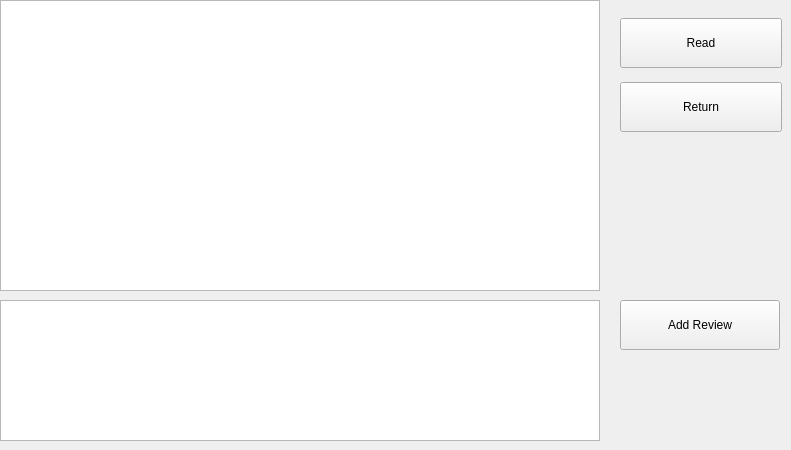
      <widget class="QWidget" name="user_inventory_tab">
       <attribute name="title">
        <string>Inventory</string>
       </attribute>
       <widget class="QGroupBox" name="groupBox">
        <property name="geometry">
         <rect>
          <x>-300</x>
          <y>90</y>
          <width>120</width>
          <height>80</height>
         </rect>
        </property>
        <property name="title">
         <string>GroupBox</string>
        </property>
       </widget>
       <widget class="QTableWidget" name="table_books_inventory_user">
        <property name="geometry">
         <rect>
          <x>0</x>
          <y>0</y>
          <width>600</width>
          <height>291</height>
         </rect>
        </property>
        <property name="sizePolicy">
         <sizepolicy hsizetype="Expanding" vsizetype="Expanding">
          <horstretch>0</horstretch>
          <verstretch>0</verstretch>
         </sizepolicy>
        </property>
        <property name="styleSheet">
         <string notr="true">QHeaderView::section {
    background-color: lightblue;
}</string>
        </property>
        <property name="dragDropMode">
         <enum>QAbstractItemView::NoDragDrop</enum>
        </property>
        <property name="columnCount">
         <number>0</number>
        </property>
        <attribute name="horizontalHeaderCascadingSectionResizes">
         <bool>true</bool>
        </attribute>
        <attribute name="horizontalHeaderDefaultSectionSize">
         <number>100</number>
        </attribute>
        <attribute name="horizontalHeaderShowSortIndicator" stdset="0">
         <bool>false</bool>
        </attribute>
        <attribute name="horizontalHeaderStretchLastSection">
         <bool>true</bool>
        </attribute>
        <attribute name="verticalHeaderMinimumSectionSize">
         <number>15</number>
        </attribute>
        <attribute name="verticalHeaderStretchLastSection">
         <bool>false</bool>
        </attribute>
       </widget>
       <widget class="QPushButton" name="Pbutton_review_submit_user">
        <property name="geometry">
         <rect>
          <x>620</x>
          <y>300</y>
          <width>160</width>
          <height>50</height>
         </rect>
        </property>
        <property name="autoFillBackground">
         <bool>false</bool>
        </property>
        <property name="styleSheet">
         <string notr="true"/>
        </property>
        <property name="text">
         <string>Add Review</string>
        </property>
       </widget>
       <widget class="QPlainTextEdit" name="plainText_user_review">
        <property name="geometry">
         <rect>
          <x>0</x>
          <y>300</y>
          <width>600</width>
          <height>141</height>
         </rect>
        </property>
       </widget>
       <widget class="QWidget" name="verticalLayoutWidget_5">
        <property name="geometry">
         <rect>
          <x>620</x>
          <y>10</y>
          <width>162</width>
          <height>131</height>
         </rect>
        </property>
        <layout class="QVBoxLayout" name="verticalLayout_5">
         <item>
          <widget class="QPushButton" name="Pbutton_book_read_user">
           <property name="minimumSize">
            <size>
             <width>160</width>
             <height>50</height>
            </size>
           </property>
           <property name="autoFillBackground">
            <bool>false</bool>
           </property>
           <property name="styleSheet">
            <string notr="true"/>
           </property>
           <property name="text">
            <string>Read</string>
           </property>
          </widget>
         </item>
         <item>
          <widget class="QPushButton" name="Pbutton_book_remove_user">
           <property name="minimumSize">
            <size>
             <width>160</width>
             <height>50</height>
            </size>
           </property>
           <property name="autoFillBackground">
            <bool>false</bool>
           </property>
           <property name="styleSheet">
            <string notr="true"/>
           </property>
           <property name="text">
            <string>Return</string>
           </property>
          </widget>
         </item>
        </layout>
       </widget>
      </widget>
